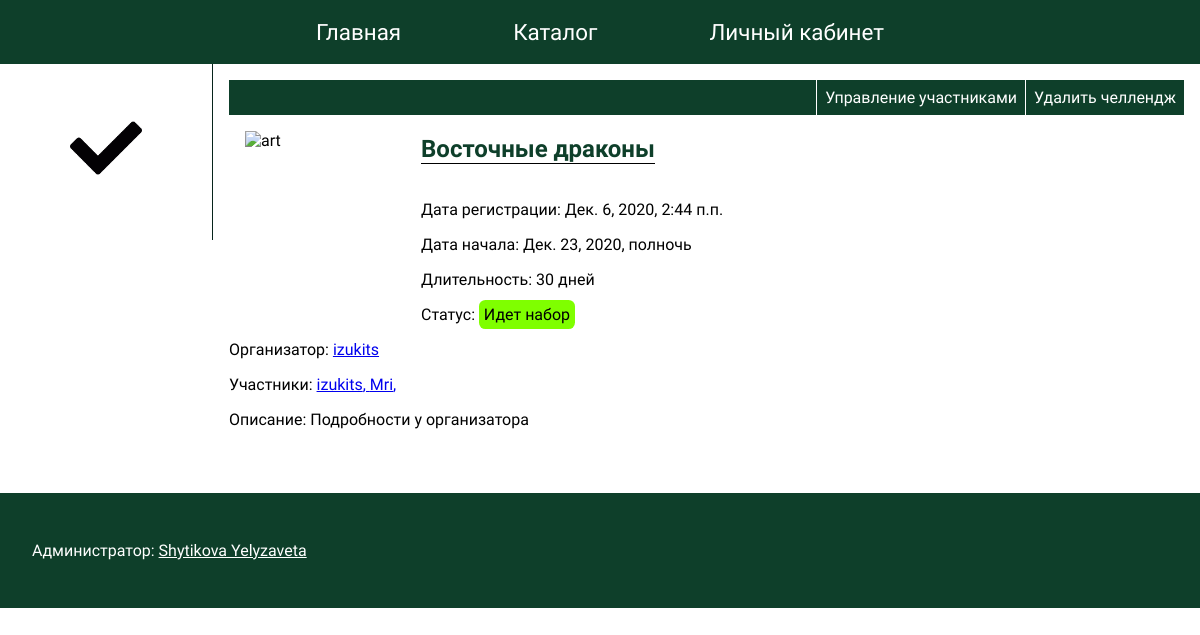
The page /challenge/33/ (signed in) on the database its author committed.
### artfreedom/apps/main/models.py (models this page shows, shortened)
class Challenge_article(models.Model):
    article_title = models.CharField("название челленджа", max_length=200)
    article_description = models.TextField("описание челленджа")
    pub_date = models.DateTimeField("дата публикации")
    start_date = models.DateTimeField("дата начала", default=datetime.now())
    recruitment_time = models.IntegerField("время челледжа (в днях)")  # in days
    avatar = models.CharField("Аватар", blank=True, max_length=2500, default="", null=True)
    participants = models.ManyToManyField(User_data, through="Challenge_to_User")
    class Meta:
        verbose_name = "Челлендж"
        verbose_name_plural = "Челленджи"

class User_data(models.Model):
    user = models.OneToOneField(User, on_delete=models.CASCADE)
    status = models.CharField("статус пользователя", max_length=500, blank=True)
    contacts = models.CharField("контакты пользователя", max_length=200)
    avatar = models.CharField("Аватар", blank=True, max_length=2500, default="", null=True)

class Challenge_to_User(models.Model):
    challenge = models.ForeignKey(Challenge_article, null=True, on_delete=models.SET_NULL)
    user = models.ForeignKey(User_data, null=True, on_delete=models.SET_NULL)
    role = models.CharField(max_length=50, choices=[
                                                ('creator', 'creator'),
                                                ('participant', 'participant'),
                                                ('banned', 'banned'),
                                                ])

### artfreedom/apps/main/views.py (the view)
# urls.py: path("challenge/<int:id>/", views.challenge, name="challenge"),
def challenge(request, id):
    args = {}
    try:
        ch = Challenge_article.objects.get(id=id)
    except:
        return HttpResponseNotFound()
    args["pub_date"] = ch.pub_date
    args["start_date"] = ch.start_date
    args["recruitment_time"] = ch.recruitment_time
    args["creator"] = ch.challenge_to_user_set.get(role="creator").user
    args["title"] = ch.article_title
    args["description"] = ch.article_description
    args["avatar_url"] = ch.avatar
    args["participants"] = ch.challenge_to_user_set.all()
    args["challenge_status"] = get_challenge_status(ch).value
    args["challenge_status_en"] = get_challenge_status(ch).name
    args["id"] = id
    if request.user.is_authenticated:
        user = User_data.objects.get(user=request.user)
        isparticipated = Challenge_to_User.objects.filter(
            challenge=ch, user_id=user.id
        ).all()
        if isparticipated.count() == 0 :
            args["isparticipated"] = False
        elif isparticipated[0].role == 'banned':
            args["isparticipated"] = 'banned'
        else:
            args["isparticipated"] = True
        if isparticipated.count() != 0:
            args["user_role"] = ch.challenge_to_user_set.get(user=user).role
    else:
        args["isparticipated"] = False
    return render(request, "main/challenge.html", args)

### artfreedom/apps/main/views.py (called while the page is built)
def get_challenge_status(challenge):
    if (timezone.now() - challenge.start_date).days >= challenge.recruitment_time:
        return ChallengeStatus.finished
    elif timezone.now() >= challenge.start_date:
        return ChallengeStatus.active
    else:
        return ChallengeStatus.recruitment

### artfreedom/templates/main/challenge.html (shortened to what this page needs)
{% extends 'base.html' %}
{% load static %}
{% block styles %}
<link rel="stylesheet" href="{% static 'css/challenge.css' %}">
<link rel="stylesheet" href="{% static 'css/text.css' %}">{% endblock %}
{% block main_content %}
<main>
    <nav class="nav-left-bar">
    {% if user.is_authenticated %}
        {% if challenge_status == 'Идет набор'%}
            <figure id="participate_button">
                {% if isparticipated == True %}
                <div class="select_challenge_button">
                    <img src="{% static 'imgs/participate_ok.png' %}" alt="">
                </div>
                {% elif isparticipated == 'banned' %}
                    <p> Организатор запретил вам участие в этом челлендже </p>
                {% else %}
                <div class="select_challenge_button">
                    <img src="{% static 'imgs/participate.svg' %}" alt="">
                </div>
                <p>Участвовать</p>
                {% endif %}
            </figure>
        {% else %}
            <p>Набор окончен</p>
        {% endif %}
    {% else %}
        <p>Для участия необходимо войти в аккаунт</p>
    {% endif %}
    </nav>
    <section class="main-block">
        {% if user_role == 'creator'%}
            <div class="creator_edit_menu">
                <div id="delete_challenge" class="creator_edit_menu_button">Удалить челлендж</div>
                <div id="edit_users" class="creator_edit_menu_button">Управление участниками</div>
            </div>
        {% endif %}
        <div class="challenge__img"><img src="
            {% if avatar_url %}
                {{avatar_url}}
            {% else %}
                https://img5.goodfon.com/wallpaper/nbig/4/27/anime-art-kakegurui-devushka-vzgliad-karty.jpg
            {% endif %}
        " alt="art"></div>
        <h2 class="heading2" style="display: inline-block;">{{title}}</h2>
        <p>Дата регистрации: {{pub_date}}</p>
        <p>Дата начала: {{start_date}}</p>
        <p>Длительность: {{recruitment_time}} дней</p>
        <p>Статус: <span class="{{ challenge_status_en }}">{{ challenge_status }}</span></p>
        <p>Организатор: <a href="{% url 'userprofile:profile' creator.user.id %}"> {{creator.user.username}}</a></p>
        <p>Участники:
            {% for i in participants%}
                {% if i.role != 'banned' %}
                    <a href="{% url 'userprofile:profile' i.user.user.id %}">{{i.user.user.username}}, </a>
                {% endif %}
            {% endfor %}
        </p>
        <p>Описание: {{description}}</p>
    </section>
</main>
{% endblock %}

### artfreedom/static/css/base.css (style rules this page uses)
body { padding: 0; margin: 0; font-family: 'Raleway', sans-serif; }
main { padding-bottom: 0px !important; }

### artfreedom/static/css/challenge.css (style rules this page uses)
div.challenge__img { float: left; width: 10rem; height: 10rem; overflow: hidden; margin: 1rem; }
div.challenge__img > img { height: 100%; width: 100%; object-fit: cover; }
.select_challenge_button { margin:auto; height: 5rem; width: 5rem; }
.select_challenge_button > img { height: 90%; width: 90%; }
.nav-left-bar > figure { margin: 2rem; text-align: center; }
span.active, span.recruitment, span.finished { padding: 0.3rem; border-radius: 0.4rem; }
span.recruitment { background-color: chartreuse; }
div.creator_edit_menu { display: flex; background-color: rgb(14, 63, 42); color: white; flex-direction: row-reverse; }
.creator_edit_menu_button { padding: 0.5rem; display: inline-block; border-left: 1px solid white; }

### artfreedom/static/css/text.css (style rules this page uses)
main { display: flex; align-items: flex-start; }
nav.nav-left-bar { width: 15%; padding: 1rem; border-right: 1px rgb(7, 36, 27) solid; }
.main-block { flex-grow: 1; padding: 1rem; }
h2.heading2 { color:rgb(14, 63, 42); border-bottom: 1px black solid; }

### rows shown on the page
Challenge_article: article_title "Восточные драконы", pub_date "Дек. 6, 2020, 2:44 п.п.", start_date "Дек. 23, 2020, полночь", article_description "Подробности у организатора"
User_data: user.username "izukits"
Challenge_to_User: user.user.username "izukits"
Challenge_to_User: user.user.username "Mri"

### other values the page prints
{{ recruitment_time }} "30"
{{ challenge_status }} "Идет набор"
